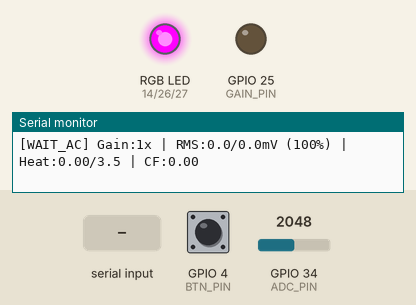
This sketch was run on a simulated ESP32. Parts: an RGB LED mixed from three pins (HIGH = lit), output pins drawn as LEDs (lit = HIGH), the last lines printed to the serial monitor. The inputs (shaded band) are chosen by the test bench; at power-on: GPIO 4 (BTN_PIN) HIGH, GPIO 34 (ADC_PIN) = 2048 (analog values on the 0–4095 scale). EEPROM starts erased; pins used as bus, display or sensor lines are not drawn.

Above: at 1.6 s.
1.7 s: "l" received over Serial
At 2.7 s:
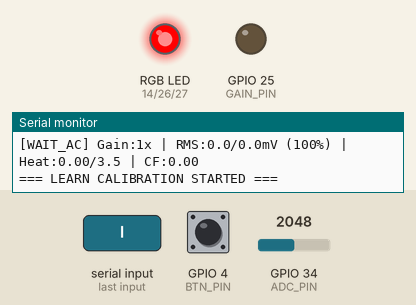
At 3.2 s:
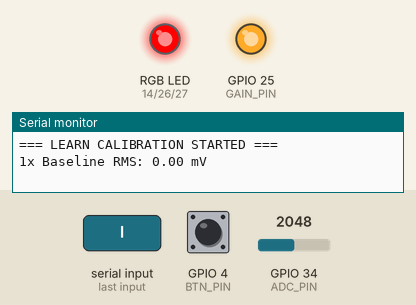
4.7 s: "d" received over Serial
6.2 s: GPIO 4 (BTN_PIN) pulled LOW for 3.2 s
At 12.2 s:
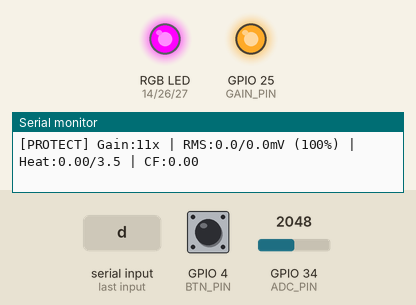
12.4 s: GPIO 34 (ADC_PIN) set to 59
13.9 s: GPIO 34 (ADC_PIN) set to 51
15.4 s: "o" received over Serial
Timing chart, 0 to 17.9 s (numbered marks = the images above; inputs shaded):
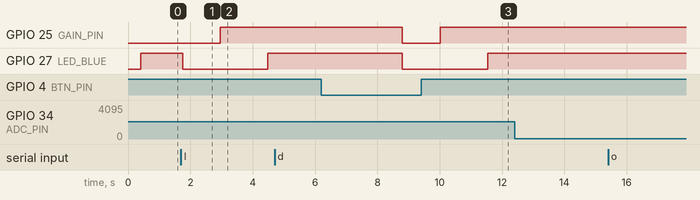

The sketch:

TripCore_Safe.ino
```cpp
#include <Preferences.h>

// --- Pin Definitions (Final TripCore Hardware — No Buzzer) ---
const int ADC_PIN   = 34;  // ADC1_CH6 (from LM358 Pin 7 via 1k + 3.3V Zener)
const int GAIN_PIN  = 25;  // LOW = 1x gain, HIGH = 11x gain (4.7k -> BC547)
const int SSR_PIN   = 13;  // HIGH = Motor ON, LOW = Motor OFF
const int BTN_PIN   = 4;   // Push button to GND (Diagonal pins, INPUT_PULLUP)
const int LED_RED   = 14;
const int LED_GREEN = 26;
const int LED_BLUE  = 27;

// --- 3-Tier Protection Tuning ---
const unsigned long INRUSH_BYPASS_MS = 6000;  // 6.0s startup surge mask
const float AUTO_GAIN_1X_LIMIT_MV    = 65.0;  // <65mV at 1x -> switch to 11x
const float DRYRUN_RATIO             = 0.72;  // <72% = Dry Run (Blue)
const float OVERLOAD_RATIO           = 1.25;  // 125% - 175% = I^2t Overload (Yellow)
const float JAM_RATIO                = 1.75;  // >=175% = Locked-Rotor Jam (Red)
const float THERMAL_TRIP_LIMIT       = 3.5;   // I^2*t accumulator trip point
const unsigned long DRYRUN_TIME_MS   = 2500;  // 2.5s sustained under-load
const unsigned long JAM_TIME_MS      = 250;   // 0.25s sustained stall

Preferences prefs;

enum SystemState {
  STATE_WAIT_AC,
  STATE_RUNNING,
  STATE_TRIP_DRYRUN,
  STATE_TRIP_OVERLOAD,
  STATE_TRIP_JAM
};
SystemState sysState = STATE_WAIT_AC;

bool highGain = false;
bool isCalibrated = false;
float baseRmsMv = 0.0;
float thermalBucket = 0.0;
unsigned long motorStartMs = 0;
unsigned long dryRunStartMs = 0;
unsigned long jamStartMs = 0;
unsigned long lastSampleMs = 0;
float simMultiplier = 1.0;

// Common Anode RGB LED (Longest leg to 3.3V -> LOW = ON, HIGH = OFF)
void setRGB(bool r, bool g, bool b) {
  digitalWrite(LED_RED,   r ? LOW : HIGH);
  digitalWrite(LED_GREEN, g ? LOW : HIGH);
  digitalWrite(LED_BLUE,  b ? LOW : HIGH);
}

// Sample 200 points at 2 kHz (100 ms = 5 full 50 Hz AC cycles)
float measureAcRmsMv(float &dcMidOut, float &peakOut) {
  const int N = 200;
  static float mv[N];
  float sum = 0;

  for (int i = 0; i < N; i++) {
    unsigned long t0 = micros();
    mv[i] = analogReadMilliVolts(ADC_PIN);
    sum += mv[i];
    while (micros() - t0 < 500);
  }

  dcMidOut = sum / N;
  float sqSum = 0;
  peakOut = 0;

  for (int i = 0; i < N; i++) {
    float ac = mv[i] - dcMidOut;
    sqSum += ac * ac;
    if (fabs(ac) > peakOut) peakOut = fabs(ac);
  }
  return sqrt(sqSum / N);
}

void armMotor() {
  simMultiplier = 1.0;
  thermalBucket = 0.0;
  dryRunStartMs = 0;
  jamStartMs = 0;
  sysState = STATE_WAIT_AC;
  digitalWrite(SSR_PIN, HIGH);
  setRGB(false, true, false);  // Green
  Serial.println(">>> SSR ARMED (Waiting for AC motor current) <<<");
}

void tripMotor(SystemState faultType, const char* reason) {
  digitalWrite(SSR_PIN, LOW);  // Cut 230V AC immediately
  sysState = faultType;
  simMultiplier = 1.0;
  Serial.print("!!! TRIPPED: ");
  Serial.print(reason);
  Serial.println(" | Short-Press Button or send 'r' to Reset !!!");

  if (faultType == STATE_TRIP_JAM) {
    setRGB(true, false, false);  // Solid Red
  } else if (faultType == STATE_TRIP_OVERLOAD) {
    setRGB(true, true, false);   // Yellow (Red + Green)
  } else {
    setRGB(false, false, true);  // Solid Blue
  }
}

void runLearnCalibration() {
  if (sysState == STATE_TRIP_DRYRUN || sysState == STATE_TRIP_OVERLOAD || sysState == STATE_TRIP_JAM) {
    armMotor();
    delay(3000);  // Let motor reach steady speed before sampling
  }

  Serial.println("\n=== LEARN CALIBRATION STARTED ===");
  setRGB(false, true, true);  // Cyan during learning

  highGain = false;
  digitalWrite(GAIN_PIN, LOW);
  delay(700);

  float dc, pk;
  float rms1x = 0;
  for (int i = 0; i < 5; i++) rms1x += measureAcRmsMv(dc, pk);
  rms1x /= 5.0;

  Serial.print("1x Baseline RMS: ");
  Serial.print(rms1x, 2);
  Serial.println(" mV");

  if (rms1x < AUTO_GAIN_1X_LIMIT_MV) {
    highGain = true;
    digitalWrite(GAIN_PIN, HIGH);
    delay(700);
    Serial.println("Auto-Gain Selected: 11x (High Resolution)");
  } else {
    highGain = false;
    digitalWrite(GAIN_PIN, LOW);
    Serial.println("Auto-Gain Selected: 1x (High Current Range)");
  }

  float learned = 0;
  for (int i = 0; i < 8; i++) learned += measureAcRmsMv(dc, pk);
  baseRmsMv = learned / 8.0;
  isCalibrated = true;

  prefs.begin("tripcore", false);
  prefs.putBool("calibrated", true);
  prefs.putBool("highGain", highGain);
  prefs.putFloat("baseRms", baseRmsMv);
  prefs.end();

  thermalBucket = 0.0;
  dryRunStartMs = 0;
  jamStartMs = 0;
  sysState = STATE_RUNNING;
  motorStartMs = millis() - INRUSH_BYPASS_MS;  // Enter [PROTECT] immediately
  setRGB(false, true, false);  // Solid Green

  Serial.print("=== LEARN COMPLETE | Gain: ");
  Serial.print(highGain ? "11x" : "1x");
  Serial.print(" | Saved I_base: ");
  Serial.print(baseRmsMv, 2);
  Serial.println(" mV ===\n");
}

void setup() {
  Serial.begin(115200);
  analogReadResolution(12);
  analogSetAttenuation(ADC_11db);

  pinMode(GAIN_PIN, OUTPUT);
  pinMode(SSR_PIN, OUTPUT);
  pinMode(BTN_PIN, INPUT_PULLUP);
  pinMode(LED_RED, OUTPUT);
  pinMode(LED_GREEN, OUTPUT);
  pinMode(LED_BLUE, OUTPUT);

  digitalWrite(SSR_PIN, LOW);

  prefs.begin("tripcore", true);
  isCalibrated = prefs.getBool("calibrated", false);
  highGain     = prefs.getBool("highGain", false);
  baseRmsMv    = prefs.getFloat("baseRms", 0.0);
  prefs.end();

  digitalWrite(GAIN_PIN, highGain ? HIGH : LOW);

  setRGB(true, true, true);  // Brief white boot check
  delay(400);

  Serial.println("\n--- TRIPCORE (3-TIER EDGE MOTOR PROTECTION RELAY) READY ---");
  if (isCalibrated) {
    Serial.print("Loaded Flash Calibration -> Gain: ");
    Serial.print(highGain ? "11x" : "1x");
    Serial.print(" | I_base: ");
    Serial.print(baseRmsMv, 1);
    Serial.println(" mV");
  } else {
    Serial.println("No calibration saved yet. Will auto-LEARN after 6s startup.");
  }
  Serial.println("Serial Keys: [l] LEARN  [d] Dry-Run  [o] Overload  [j] Jam  [r] Reset\n");

  armMotor();
}

void loop() {
  unsigned long now = millis();

  // --- 1. Non-Blocking Push Button Handler (Never freezes protection) ---
  static bool btnInit = false;
  static bool btnWasDown = false;
  static bool learnHandled = false;
  static unsigned long btnDownMs = 0;

  bool btnDown = (digitalRead(BTN_PIN) == LOW);

  if (!btnInit) {
    btnInit = true;
    if (btnDown) {
      btnWasDown = true;
      learnHandled = true;
      Serial.println("WARNING: GPIO 4 stuck LOW at boot! Check diagonal button wiring.");
    }
  }

  if (btnDown && !btnWasDown) {
    btnDownMs = now;
    learnHandled = false;
  } else if (btnDown && btnWasDown) {
    if (!learnHandled && (now - btnDownMs >= 2500)) {
      learnHandled = true;
      runLearnCalibration();
      return;
    }
  } else if (!btnDown && btnWasDown) {
    if (!learnHandled && (now - btnDownMs > 40)) {
      if (sysState != STATE_RUNNING && sysState != STATE_WAIT_AC) {
        armMotor();
      }
    }
  }
  btnWasDown = btnDown;

  // --- 2. Serial Backup Command Handler ---
  if (Serial.available()) {
    char cmd = tolower(Serial.read());
    if (cmd == 'l') runLearnCalibration();
    else if (cmd == 'r') armMotor();
    else if (cmd == 'd' && sysState == STATE_RUNNING) {
      Serial.println(">>> SIMULATING DRY RUN (50% Load) <<<");
      simMultiplier = 0.50;
    } else if (cmd == 'o' && sysState == STATE_RUNNING) {
      Serial.println(">>> SIMULATING THERMAL OVERLOAD (145% Load) <<<");
      simMultiplier = 1.45;
    } else if (cmd == 'j' && sysState == STATE_RUNNING) {
      Serial.println(">>> SIMULATING LOCKED-ROTOR JAM (200% Load) <<<");
      simMultiplier = 2.00;
    }
  }

  // --- 3. Measure & Evaluate 3-Tier Protection Logic ---
  float dcMid, peakMv;
  float rawRmsMv = measureAcRmsMv(dcMid, peakMv);
  float effRmsMv = rawRmsMv * simMultiplier;
  float dtSec = (lastSampleMs == 0) ? 0.1 : (now - lastSampleMs) / 1000.0;
  if (dtSec > 0.5) dtSec = 0.1;  // Prevent dt spike after pauses
  lastSampleMs = now;

  float wakeThresh = highGain ? 35.0 : 16.5;
  if (sysState == STATE_WAIT_AC && rawRmsMv > wakeThresh) {
    sysState = STATE_RUNNING;
    motorStartMs = now;
    Serial.println(">>> MOTOR CURRENT DETECTED (6.0s Inrush Bypass Started) <<<");
  }

  if (sysState == STATE_RUNNING && highGain && rawRmsMv > 780.0) {
    highGain = false;
    digitalWrite(GAIN_PIN, LOW);
    baseRmsMv /= 11.0;
    delay(650);
    Serial.println(">>> AUTO-DOWNSHIFTED TO 1x GAIN <<<");
    return;
  }

  bool inStartup = (sysState == STATE_RUNNING) && ((now - motorStartMs) < INRUSH_BYPASS_MS);

  if (sysState == STATE_RUNNING && !inStartup && !isCalibrated) {
    runLearnCalibration();
    return;
  }

  float ratio = (baseRmsMv > 1.0) ? (effRmsMv / baseRmsMv) : 1.0;
  float crestFactor = (rawRmsMv > 15.0) ? (peakMv / rawRmsMv) : 0.0;

  if (sysState == STATE_RUNNING && !inStartup && isCalibrated) {
    // Tier 1: Hard Locked-Rotor / Jam (>= 175% for 0.25s -> Red LED)
    if (ratio >= JAM_RATIO) {
      if (jamStartMs == 0) jamStartMs = now;
      if (now - jamStartMs >= JAM_TIME_MS) {
        tripMotor(STATE_TRIP_JAM, "LOCKED-ROTOR JAM (>=175% Instant Trip)");
        return;
      }
    } else {
      jamStartMs = 0;
    }

    // Tier 2: Sustained Thermal Overload (125% - 175% I^2*t -> Yellow LED)
    if (ratio >= OVERLOAD_RATIO) {
      float excess = (ratio * ratio) - 1.0;
      thermalBucket += excess * dtSec;
      if (thermalBucket >= THERMAL_TRIP_LIMIT) {
        tripMotor(STATE_TRIP_OVERLOAD, "SUSTAINED OVERLOAD (I^2t Thermal Limit)");
        return;
      }
    } else {
      thermalBucket = max(0.0f, thermalBucket - 0.5f * dtSec);
    }

    // Tier 3: Dry Run / Under-Load (< 72% for 2.5s -> Blue LED)
    if (ratio < DRYRUN_RATIO) {
      if (dryRunStartMs == 0) dryRunStartMs = now;
      if (now - dryRunStartMs >= DRYRUN_TIME_MS) {
        tripMotor(STATE_TRIP_DRYRUN, "DRY RUN / UNDER-LOAD DROP (<72%)");
        return;
      }
    } else {
      dryRunStartMs = 0;
    }
  }

  // --- 4. Telemetry Print ---
  static unsigned long lastPrint = 0;
  if (now - lastPrint >= 350) {
    lastPrint = now;
    if (sysState == STATE_WAIT_AC) Serial.print("[WAIT_AC] ");
    else if (sysState == STATE_RUNNING) Serial.print(inStartup ? "[STARTUP] " : "[PROTECT] ");
    else Serial.print("[TRIPPED] ");

    Serial.print("Gain:"); Serial.print(highGain ? "11x" : "1x");
    Serial.print(" | RMS:"); Serial.print(effRmsMv, 1);
    Serial.print("/"); Serial.print(baseRmsMv, 1); Serial.print("mV (");
    Serial.print(ratio * 100.0, 0); Serial.print("%)");
    Serial.print(" | Heat:"); Serial.print(thermalBucket, 2);
    Serial.print("/"); Serial.print(THERMAL_TRIP_LIMIT, 1);
    Serial.print(" | CF:"); Serial.println(crestFactor, 2);
  }
}
```

Measured:
- after the input at 1.7 s, GPIO 25 (GAIN_PIN): LOW → HIGH after 1.3 s; GPIO 27 (LED_BLUE): HIGH → LOW after 0.05 s, → HIGH 2.7 s later
- after the input at 6.2 s, GPIO 25 (GAIN_PIN): HIGH → LOW after 2.6 s, → HIGH 1.2 s later; GPIO 27 (LED_BLUE): HIGH → LOW after 2.6 s, → HIGH 2.7 s later
